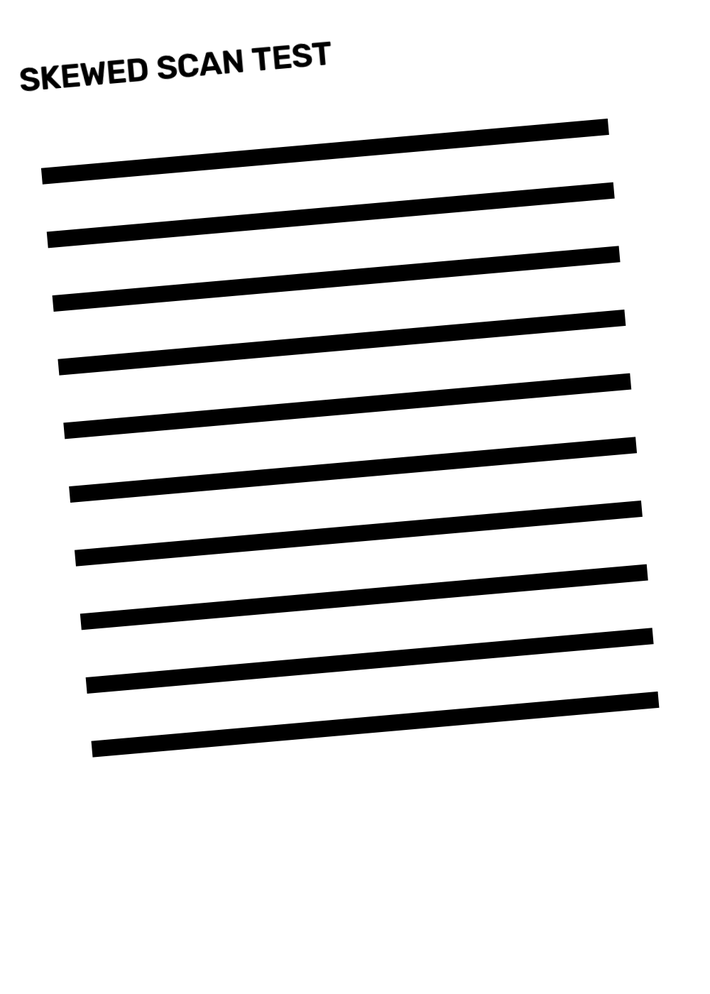
#> input picture samples/skewed_page.png, 710 x 994 px, shrunk from 1000 x 1400 before the run
$ python -i blank_detect.py   (imports and definitions only)
#> lines starting #> are read from the running program, lines starting #| are printed output that depends on the picture; after the words box and inside, x2 and y2 are one past the last pixel; in counts of white or black regions, pixels touching at a corner belong together
#> further down, picture is the input picture: shape (994, 710, 3); min 0, max 255, mean 220.2
"""Blank-page classifier: ink-pixel density below a configurable
threshold marks the page as a separator candidate (HLD §4 Layer 3)."""
from __future__ import annotations

import cv2
import numpy as np

DEFAULT_THRESHOLD = 0.02


def ink_density(img: np.ndarray) -> float:
    """Fraction of pixels considered 'ink' after Otsu binarisation,
    measured away from the outer 3% border to ignore scanner edges."""
    gray = cv2.cvtColor(img, cv2.COLOR_BGR2GRAY) if img.ndim == 3 else img
    h, w = gray.shape
#> h = 994; w = 710
    mh, mw = max(1, int(h * 0.03)), max(1, int(w * 0.03))
#> mh = 29; mw = 21
    inner = gray[mh:h - mh, mw:w - mw]
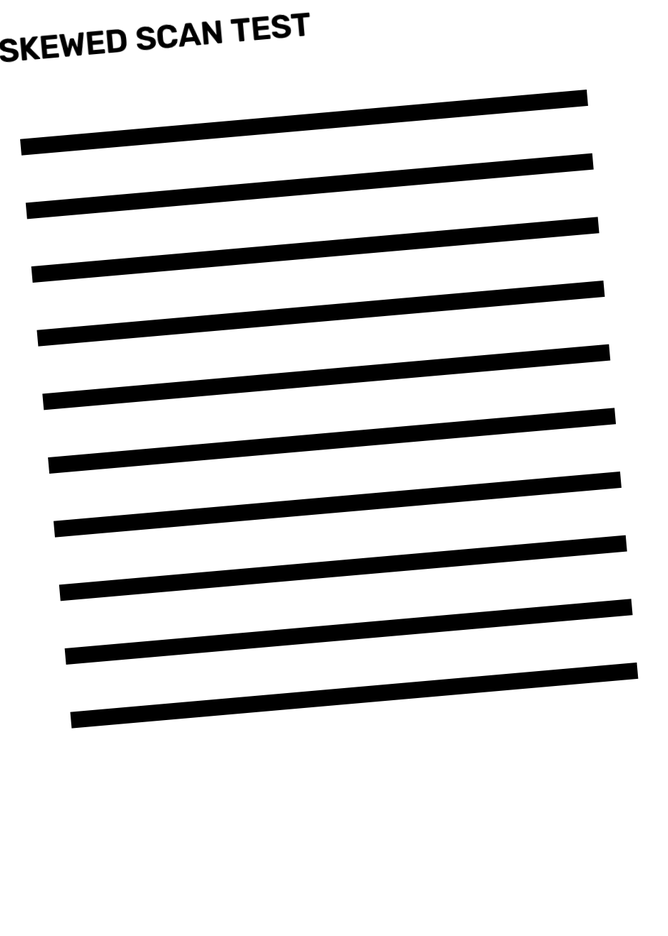
#> inner: shape (936, 668); min 0, max 255, mean 215.7
    blurred = cv2.GaussianBlur(inner, (3, 3), 0)
    _, binary = cv2.threshold(blurred, 200, 255, cv2.THRESH_BINARY_INV)
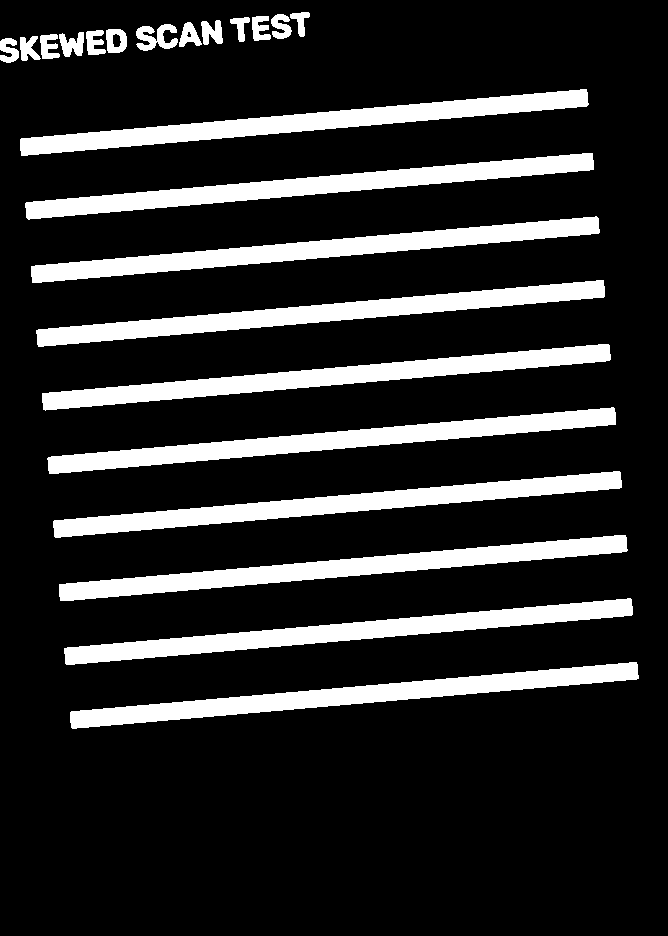
#> binary: shape (936, 668); 16.8% white; 23 white regions, largest, box (x1, y1, x2, y2) and area: (53, 471, 622, 538) 10052, (70, 662, 639, 729) 10051, (36, 280, 605, 347) 10050
    return float(np.count_nonzero(binary)) / binary.size


def is_blank(img: np.ndarray, threshold: float = DEFAULT_THRESHOLD) -> bool:
    return ink_density(img) < threshold

>>> import cv2
>>> picture = cv2.imread('../samples/skewed_page.png')
>>> result = ink_density(picture)
#> result = 0.168
